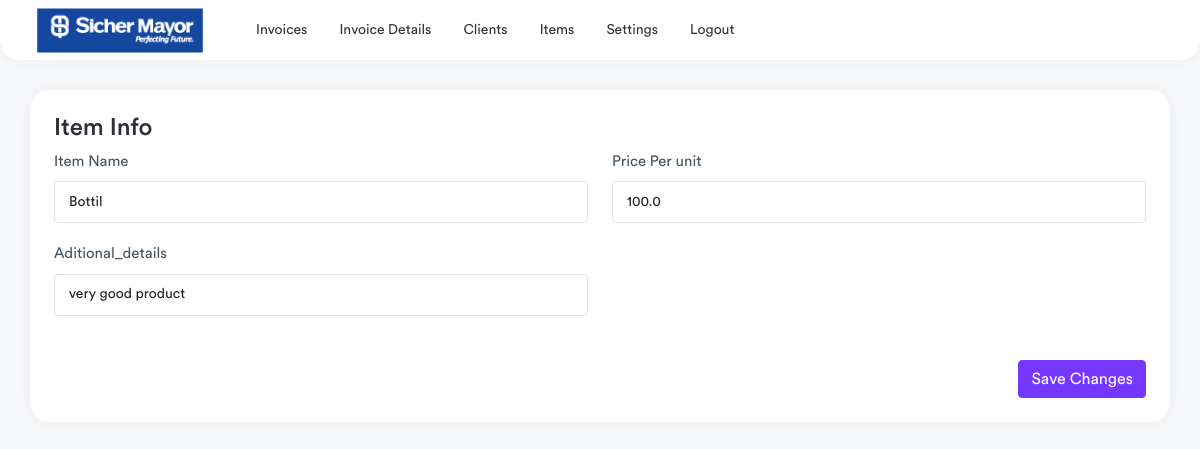
/edit-items/1 (signed in), run on an earlier commit of the app's database.
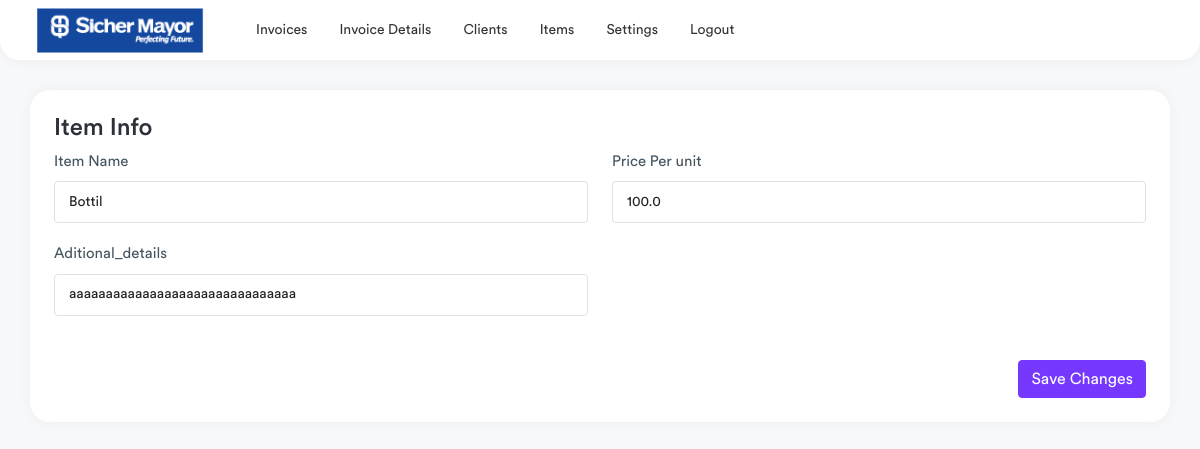
And on a later commit of the database.
### invoice/models.py (models this page shows, shortened)
class Items(models.Model):
    description = models.CharField(max_length=50,null=True)
    rate = models.FloatField(default=0,null=True)
    aditional_details = models.CharField(max_length=500,null=True)
    is_taxable = models.BooleanField(default=True)
    is_active = models.BooleanField(default=True)
    class Meta:
        verbose_name_plural = ("Items")

### invoice/views.py (the view)
# urls.py: path('edit-items/<int:id>',views.edit_items, name="edit_items"),
@login_required(login_url="/login-page/")
def edit_items(request,id):
    item = Items.objects.get(id=id)
    if request.method == "POST":
        name = request.POST['name']
        price = request.POST['price']
        aditional_details = request.POST['aditional_details']
        Items.objects.filter(id=id).update(description=name,rate=price,aditional_details=aditional_details)
        return redirect("invoice:items")
    context = {
        "item" : item,
    }
    return render(request,'edit-items.html',context)

### templates/edit-items.html (shortened to what this page needs)
{% extends 'base.html' %}
{% load static %}
{% block content %}
<div class="page-wrapper">
    <div class="content container-fluid">
        <div class="row">
            <div class="col-md-12">
                <div class="card">
                    <div class="card-body">
                        <h4 class="card-title">Item Info</h4>
                        <form method="POST" >
                            <div class="row">
                                <div class="col-md-6">
                                    <div class="form-group">
                                        <label>Item Name</label>
                                        <input type="text" class="form-control" value="{{item.description}}" name="name">
                                    </div>
                                    <div class="form-group">
                                        <div class="form-group">
                                            <label>Aditional_details   </label>
                                            <input class="form-control" value="{{item.aditional_details}}" name="aditional_details">
                                        </div>
                                    </div>
                                </div>
                                <div class="col-md-6">
                                    <div class="form-group">
                                        <label>Price Per unit</label>
                                        <input type="number" class="form-control" value="{{item.rate}}" name="price" >
                                    </div>
                                </div>
                                <div class="text-end mt-4">
                                    <button type="submit" class="btn btn-primary">Save Changes</button>
                                </div>
                            </div>
                        </form>
                    </div>
                </div>
            </div>
        </div>
    </div>
</div>
{% endblock %}

What changed in the data, as far as the page shows it:
changed Items "Bottil": aditional_details "very good product" → "aaaaaaaaaaaaaaaaaaaaaaaaaaaaaaa"
